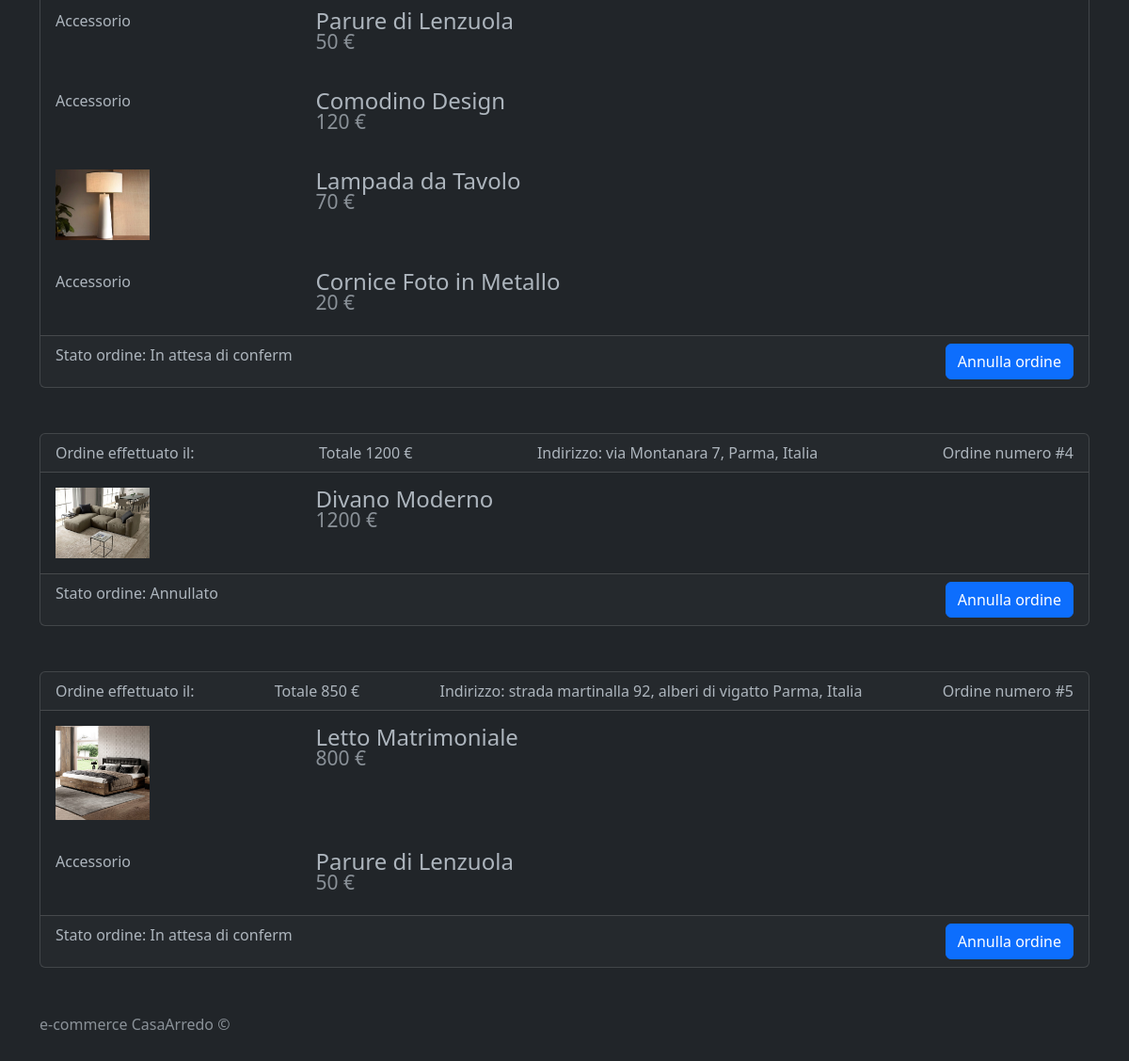
Page /src/view/visualizzaOrdini.php (signed in, lower part) on the earlier database version.
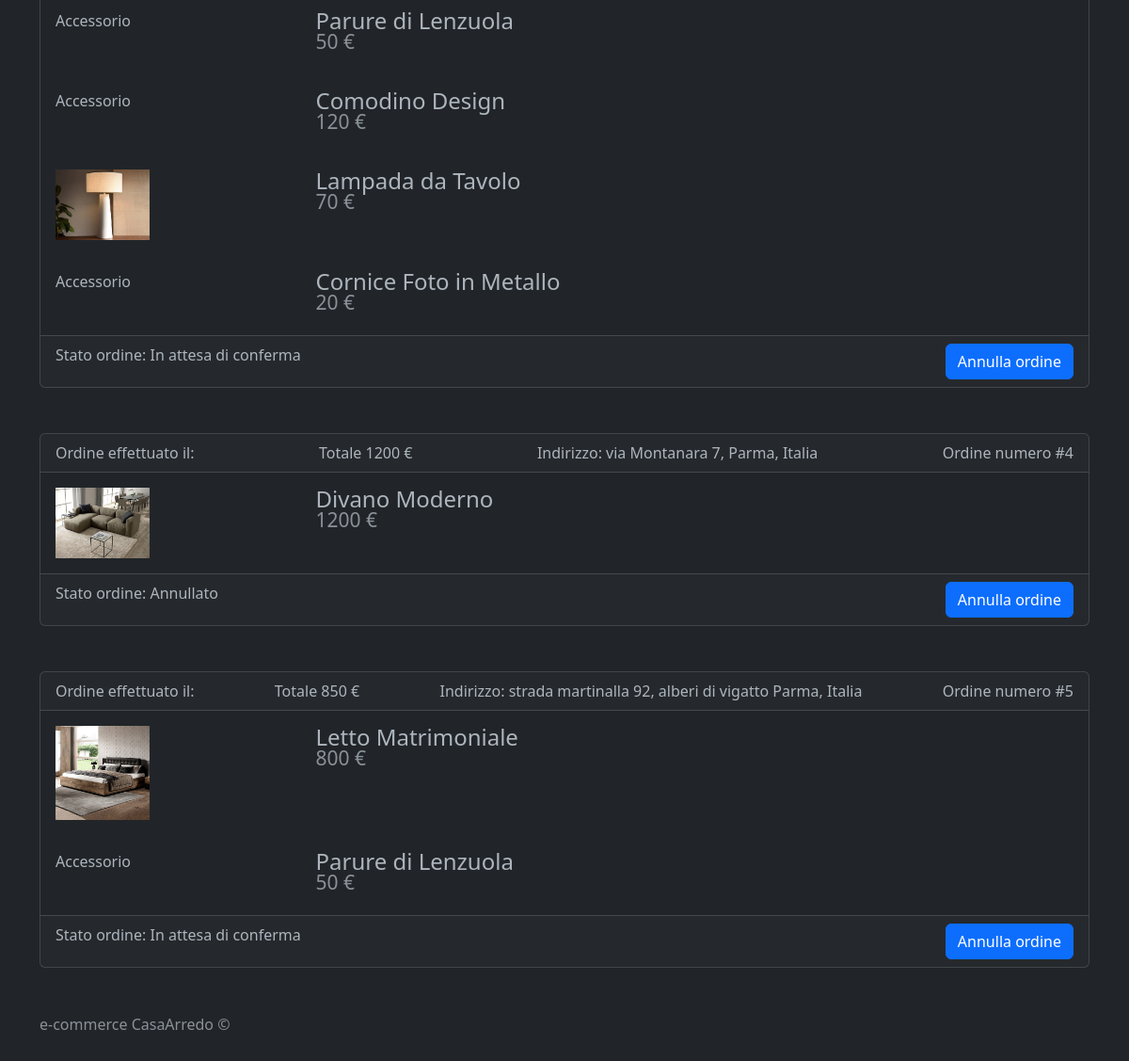
Same page on the later database version.
### tables this page shows
CREATE TABLE IF NOT EXISTS `ordine` (
  `id` int(11) NOT NULL AUTO_INCREMENT,
  `id_utente` int(11) NOT NULL,
  `id_status` int(11) NOT NULL,
  `costo_consegna` int(11) NOT NULL,
  `data_ordine` date NOT NULL,
  `id_indirizzo` int(11) NOT NULL,
  PRIMARY KEY (`id`),
  KEY `id_utente` (`id_utente`),
  KEY `id_status` (`id_status`),
  KEY `id_indirizzo` (`id_indirizzo`),
  CONSTRAINT `ordine_ibfk_1` FOREIGN KEY (`id_utente`) REFERENCES `utente` (`id`),
  CONSTRAINT `ordine_ibfk_2` FOREIGN KEY (`id_status`) REFERENCES `status_ordine` (`id`),
  CONSTRAINT `ordine_ibfk_3` FOREIGN KEY (`id_indirizzo`) REFERENCES `indirizzi` (`id`)
);

CREATE TABLE IF NOT EXISTS `status_ordine` (
  `id` int(11) NOT NULL AUTO_INCREMENT,
  `status_ordine` varchar(30) NOT NULL,
  PRIMARY KEY (`id`)
);

CREATE TABLE IF NOT EXISTS `indirizzi` (
  `id` int(11) NOT NULL AUTO_INCREMENT,
  `via` varchar(50) NOT NULL,
  `citta` varchar(50) NOT NULL,
  `stato` varchar(50) NOT NULL,
  `id_utente` int(11) NOT NULL,
  PRIMARY KEY (`id`),
  KEY `id_utente` (`id_utente`),
  CONSTRAINT `indirizzi_ibfk_1` FOREIGN KEY (`id_utente`) REFERENCES `utente` (`id`)
);

### src/model/letturaDB/letturaDB.php (called while the page is built, shortened)
<?php
include $_SERVER["DOCUMENT_ROOT"] . '/PHP/e-commerce_mobili/src/model/connessione.php';
include $_SERVER["DOCUMENT_ROOT"] . '/PHP/e-commerce_mobili/src/model/collections/classeProdottoCollection.php';
include $_SERVER["DOCUMENT_ROOT"] . '/PHP/e-commerce_mobili/src/model/collections/classeOrdiniCollection.php';
$conn = new mysqli($hostname, $username, $password, $dbname);
function getImmagini_prodotti()
{
    global $conn;
    $immagini_prodotto = new Immagine_ProdottoCollection();
    $query = "SELECT * FROM immagini_prodotti";
    $risultato = $conn->query($query);
    if ($risultato->num_rows > 0) {
        while ($imm = $risultato->fetch_assoc()) {
            $immagini_prodotto->aggiungiImmagine(new Immagine_Prodotto($imm["id"], $imm["path_immagine"], $imm["id_prodotti"]));
        }
    }
    return $immagini_prodotto;
}
function getOrdini($id_utente)
{
    global $conn;
    $ordini = new OrdineCollection();
    $query = "SELECT * FROM ordine";
    if ($id_utente != null) {
        $query = "SELECT * FROM ordine WHERE id_utente = $id_utente";
    }
    $risultato = $conn->query($query);
    if ($risultato->num_rows > 0) {
        while ($ord = $risultato->fetch_assoc()) {
            $ordini->aggiungiOrdine(new Ordine($ord["id"], $ord["id_utente"], $ord["id_status"], $ord["costo_consegna"], $ord["data_ordine"], $ord["id_indirizzo"]));
        }
    }
    return $ordini;
}
function getTotaleOrdine($id_ordine){
    global $conn;
    $query = "SELECT
                SUM(prodotti.prezzo) AS tot
                FROM prodotti
                INNER JOIN dettaglio_ordine ON prodotti.id = dettaglio_ordine.id_prodotto
                INNER JOIN ordine ON dettaglio_ordine.id_ordine = ordine.id
                WHERE ordine.id = $id_ordine;";
    $risultato = $conn->query($query);
    if ($risultato->num_rows > 0) {
        $totale = $risultato->fetch_assoc()["tot"];
    }
    return $totale;
}
function getIndirizzoOrdine($id_ordine){
    global $conn;
    $query = "SELECT * FROM indirizzi INNER JOIN ordine ON indirizzi.id =  ordine.id_indirizzo WHERE ordine.id = $id_ordine;";
    $risultato = $conn->query($query);
    if ($risultato->num_rows > 0) {
        while ($i = $risultato->fetch_assoc()) {
            $indirizzo = new Indirizzo($i["id"], $i["via"], $i["citta"], $i["stato"], $i["id_utente"]);
        }
    }
    return $indirizzo;
}
function getStatusOrdine($id_ordine){
    global $conn;
    $query = "SELECT status_ordine.status_ordine AS stato
                FROM status_ordine
                INNER JOIN ordine ON status_ordine.id = ordine.id_status WHERE ordine.id = $id_ordine;";
    $risultato = $conn->query($query);
    if ($risultato->num_rows > 0) {
        return $risultato->fetch_assoc()["stato"];
    }
}
function getProdottiOrdine($id_ordine){
    global $conn;
    $prodotti = new ProdottoCollection();
    $query = "SELECT prodotti.id, nome, descrizione, prezzo, id_categoria, prodotti.id_prodotto FROM prodotti
                INNER JOIN dettaglio_ordine ON prodotti.id = dettaglio_ordine.id_prodotto
                INNER JOIN ordine ON dettaglio_ordine.id_ordine = ordine.id
                WHERE ordine.id = $id_ordine";
    $risultato = $conn->query($query);
    if ($risultato->num_rows > 0) {
        while ($prod = $risultato->fetch_assoc()) {
            $prodotti->aggiungiProdotto(new Prodotti($prod["id"], $prod["nome"], $prod["descrizione"], $prod["prezzo"], $prod["id_categoria"], $prod["id_prodotto"]));
        }
    }
    return $prodotti->getProdotti();
}
?>

### src/controller/letturaDati.php (called while the page is built, shortened)
<?php
    include $_SERVER["DOCUMENT_ROOT"] . "/PHP/e-commerce_mobili/src/model/letturaDB/letturaDB.php";
    function selezionaImmaginiProdotti(){
        return getImmagini_prodotti()->getImmagini();
    }
    function selezionaOrdini($id){
        return getOrdini($id)->getOrdini();
    }
    function selezionaTotaleOrdine($id_ordine){
        return getTotaleOrdine($id_ordine);
    }
    function selezionaIndirizzoOrdine($id_ordine){
        return getIndirizzoOrdine($id_ordine);
    }
    function selezionaStatusOrdine($id_ordine){
        return getStatusOrdine($id_ordine);
    }
    function selezionaProdottiOrdine($id_ordine){
        return getProdottiOrdine($id_ordine);
    }
?>

### src/model/collections/classeOrdiniCollection.php (called while the page is built, shortened)
<?php
    class OrdineCollection {
        private $ordini = [];
        public function aggiungiOrdine(Ordine $ordine) {
            $this->ordini[] = $ordine;
        }
        public function getOrdini() {
            return $this->ordini;
        }
    }
?>

### src/model/collections/classeProdottoCollection.php (called while the page is built, shortened)
<?php
    include $_SERVER["DOCUMENT_ROOT"] . '/PHP/e-commerce_mobili/src/model/classi/classeProdotto.php';
    class ProdottoCollection {
        private $prodotti = [];
        public function aggiungiProdotto(Prodotti $prodotto) {
            $this->prodotti[] = $prodotto;
        }
        public function getProdotti() {
            return $this->prodotti;
        }
    }
    class Immagine_ProdottoCollection {
        private $immagini = [];
        public function aggiungiImmagine(Immagine_Prodotto $immagine) {
            $this->immagini[] = $immagine;
        }
        public function getImmagini() {
            return $this->immagini;
        }
    }
?>

### src/model/classi/classeProdotto.php (called while the page is built, shortened)
<?php
    class Prodotti {
        private $id;
        private $nome;
        private $prezzo;
        private $idProdotto;
        public function __construct($id, $nome, $descrizione, $prezzo, $idCategoria, $idProdotto) {
            $this->id = $id;
            $this->nome = $nome;
            $this->prezzo = $prezzo;
            $this->idProdotto = $idProdotto;
        }
        public function getId() {
            return $this->id;
        }
        public function getNome() {
            return $this->nome;
        }
        public function getPrezzo() {
            return $this->prezzo;
        }
        public function getIdProdotto() {
            return $this->idProdotto;
        }
    }
    class Immagine_Prodotto {
        public $path_immagine;
        public $id_prodotti;
        public function __construct($id, $path_immagine, $id_prodotti) {
            $this->path_immagine = $path_immagine;
            $this->id_prodotti = $id_prodotti;
        }
        public function getpath_immagine(){
            return $this->path_immagine;
        }
        public function getId_prodotti(){
            return $this->id_prodotti;
        }
    }
?>

### src/model/classi/classeUtente.php (called while the page is built, shortened)
<?php
class Indirizzo
{
    public $via;
    public $citta;
    public $stato;
    public function __construct($id, $via, $citta, $stato, $id_utente)
    {
        $this->via = $via;
        $this->citta = $citta;
        $this->stato = $stato;
    }
    public function getVia()
    {
        return $this->via;
    }
    public function getCitta()
    {
        return $this->citta;
    }
    public function getStato()
    {
        return $this->stato;
    }
}

### src/view/visualizzaOrdini.php (the view, shortened to what the changed rows need)
<?php
    include '../controller/letturaDati.php';
?>
<!DOCTYPE html>
<html lang="en" data-bs-theme="dark">
    <head>
        <link href="https://cdn.jsdelivr.net/npm/bootstrap@5.3.2/dist/css/bootstrap.min.css" rel="stylesheet">
        <link href="https://getbootstrap.com/docs/5.3/assets/css/docs.css" rel="stylesheet" />
        <link rel="stylesheet" href="https://cdnjs.cloudflare.com/ajax/libs/twitter-bootstrap/5.3.0/css/bootstrap.min.css">
        <link rel="stylesheet" href="https://cdn.datatables.net/1.13.7/css/dataTables.bootstrap5.min.css">
    </head>
    <body>
        <main>
            <form action="../controller/gestioneCarrello.php" method="post">
                <div class="container marketing">
                    <?php
                        $id_utente = $_SESSION["ID_UTENTE"];
                        $ordini = selezionaOrdini($id_utente);
                        for ($i=0; $i < count($ordini); $i++) {
                            $id_ordine = $ordini[$i]->getId();
                            $totale = selezionaTotaleOrdine($id_ordine);
                            $data = $ordini[$i]->getDataOrdine();
                            $indizzo = selezionaIndirizzoOrdine($id_ordine);
                            $via = $indizzo->getVia();
                            $citta = $indizzo->getCitta();
                            $stato = $indizzo->getStato();
                            echo "<div class='card mt-5'>
                                    <div class='card-header' style='display: flex; justify-content:space-between;'>
                                        <span>Ordine effettuato il: $data</span>
                                        <span>Totale $totale €</span>
                                        <span>Indirizzo: $via, $citta, $stato</span>
                                        <span>Ordine numero #$id_ordine</span>
                                    </div>";
                            $listaProdotti = selezionaProdottiOrdine($id_ordine);
                            $listaImmagini = selezionaImmaginiProdotti();
                            for ($j=0; $j < count($listaProdotti); $j++) {
                                $id_prodotto = $listaProdotti[$j]->getId();
                                $nome = $listaProdotti[$j]->getNome();
                                $prezzo = $listaProdotti[$j]->getPrezzo();
                                echo "<div class='card-body'>
                                        <div class='row featurette'>
                                            <div class='col-md-3'>";
                                            if($listaProdotti[$j]->getIdProdotto() == ""){
                                                for ($k=0; $k < count($listaImmagini); $k++) {
                                                    if($listaImmagini[$k]->getId_prodotti() == $id_prodotto){
                                                        $path = $listaImmagini[$k]->getpath_immagine();
                                                        echo "<img src='../immagini/prodotti/$path' width='100' class='featurette-image img-fluid mx-auto'>";
                                                    }
                                                }
                                            }else{
                                                echo "<span>Accessorio</span>";
                                            }
                                echo       "</div>
                                            <div class='col-md-9'>
                                                <h4 class='featurette-heading fw-normal lh-1'>
                                                    $nome
                                                    <small class='d-block text-body-secondary'>$prezzo €</small>
                                                </h4>
                                            </div>
                                        </div>
                                    </div>";
                            }
                            $status = selezionaStatusOrdine($id_ordine);
                            echo "<div class='card-footer' style='display: flex; justify-content:space-between;'>
                                    <span>Stato ordine: $status</span>
                                    <form action='../controller/gestioneOrdine.php' method='post'>
                                        <button type='submit' class='btn btn-primary' name='annulla' value='$id_ordine'>Annulla ordine</button>
                                    </form>
                                  </div>
                              </div>";
                        }
                    ?>
                </div>
            </form>
        </main>
    </body>
</html>

Differences in the rows shown:
changed through a linked row, ordine (number 1 of 3 on the later page): id.status_ordine "In attesa di conferm" → "In attesa di conferma"
changed through a linked row, ordine "strada martinalla 92": id.status_ordine "In attesa di conferm" → "In attesa di conferma"
